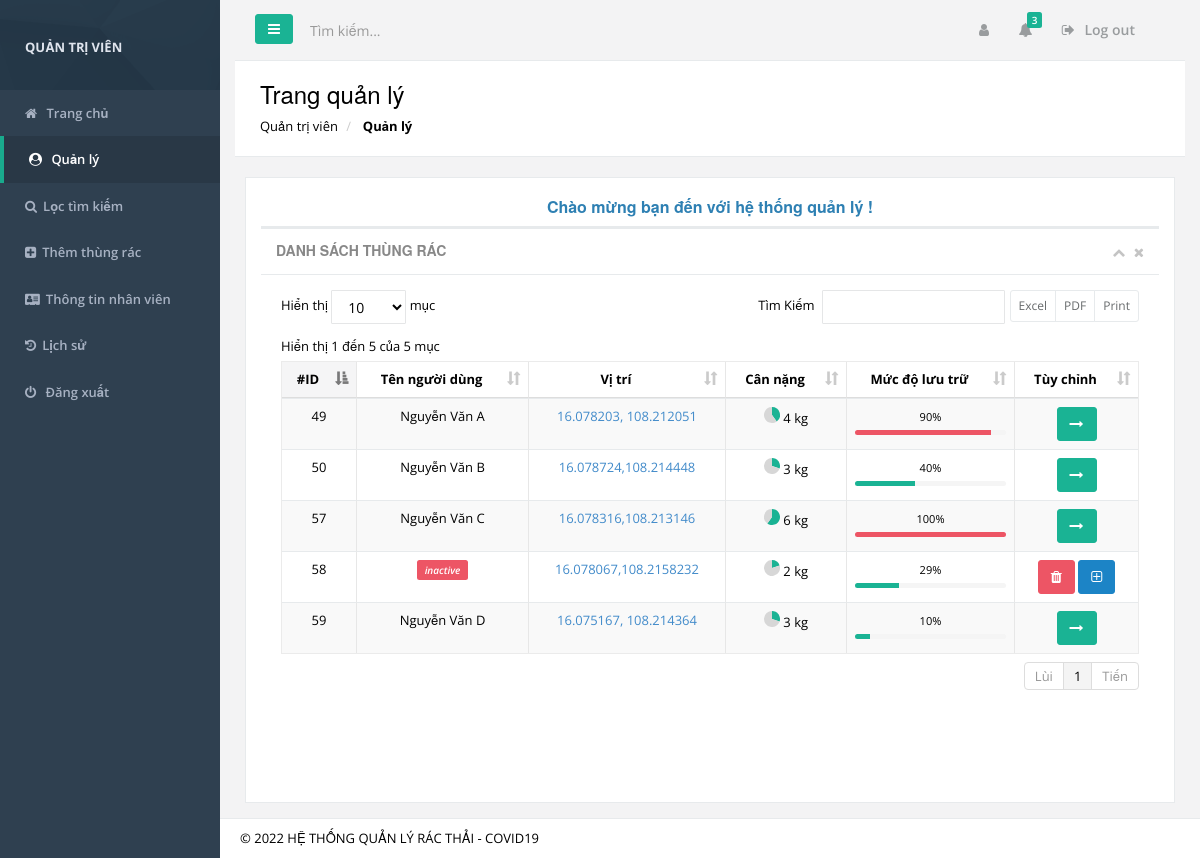
Screenshot of /admin.html (signed in) with the database file from the repository.
### tables this page shows
CREATE TABLE `trash_can` (
  `id` int(11) NOT NULL,
  `location` varchar(30) NOT NULL DEFAULT '0',
  `weight` float NOT NULL DEFAULT '0',
  `garbagepercent` varchar(10) NOT NULL DEFAULT '0',
  `token` varchar(50) NOT NULL
);

CREATE TABLE `user` (
  `trash_can_id` int(11) NOT NULL,
  `name` varchar(50) NOT NULL,
  `dayofbirth` date NOT NULL,
  `phone` varchar(15) NOT NULL,
  `isolatedday` date NOT NULL,
  `email` varchar(50) NOT NULL,
  `address` varchar(100) NOT NULL,
  `ward` varchar(100) NOT NULL,
  `district` varchar(100) NOT NULL,
  `city` varchar(100) NOT NULL
);

### manage.php (the view, shortened to what this page needs)
<div class="animated fadeInRight" id="content1">
    <div class="row">
        <div class="col-xl-12">
            <div class="ibox ">
                <div class="ibox-title">
                    <h5 class="text-muted">DANH SÁCH THÙNG RÁC</h5>
                    <div class="ibox-tools">
                        <a class="collapse-link">
                            <i class="fa fa-chevron-up"></i>
                        </a>
                        <a class="close-link">
                            <i class="fa fa-times"></i>
                        </a>
                    </div>
                </div>
                <div class="ibox-content">
                    <div class="table-responsive">
                        <table id="updateTable" class="table table-striped table-bordered table-hover dataTables-example">
                            <thead>
                                <tr>
                                    <th>#ID</th>
                                    <th>Tên người dùng</th>
                                    <th>Vị trí</th>
                                    <th>Cân nặng</th>
                                    <th>Mức độ lưu trữ</th>
                                    <th>Tùy chỉnh</th>
                                </tr>
                            </thead>
                            <tbody>
                                <?php
                                $result = mysqli_query($connect, "SELECT * FROM `trash_can`");
                                foreach ($result as $row) :
                                    $name = mysqli_fetch_array(mysqli_query($connect, "SELECT * FROM `user` WHERE `trash_can_id`='{$row['id']}'"));
                                ?>
                                    <tr id="<?= $row['id']; ?>">
                                        <td name="id"><?= $row['id']; ?></td>
                                        <td name="name"><?=(isset($name['name'])) ? $name['name'] : '<i class="label label-danger">inactive</i>'; ?></td>
                                        <td name="location"><a href="https://www.google.com/maps/place/<?=$row['location'];?>" target="_blank"><?= $row['location']; ?></a></td>
                                        <td name="weight"><span class="pie"><?= $row['weight']; ?>/10</span> <?=$row['weight'];?> kg</td>
                                        <td name="garbagepercent" class="project-completion">
                                            <small><?=$row['garbagepercent'];?>%</small>
                                            <div class="progress progress-mini">
                                                <div style="width: <?=$row['garbagepercent'];?>%;" class="progress-bar <?=(number_format($row['garbagepercent']) >= 70) ? 'progress-bar-danger' :'';?>">
                                                </div>
                                            </div>
                                        </td>
                                        <td name="button">
                                            <div class="text-center">
                                                <?php if (isset($name['name'])) : ?>
                                                    <button class="btn btn-primary" onclick="xem('<?= $row['id']; ?>')"><i class="fa fa-long-arrow-right"></i></button>
                                                <?php else : ?>
                                                    <button class="btn btn-danger" onclick="xoatrash('<?= $row['id']; ?>')"><i class="fa fa-trash"></i></button>
                                                    <button data-toggle="modal" onclick="add('<?= $row['id']; ?>')" data-target="#add" class="btn btn-success"><i class="fa fa-plus-square-o"></i></button>
                                                <?php endif; ?>
                                            </div>
                                        </td>
                                    </tr>
                                <?php endforeach; ?>
                            </tbody>
                        </table>
                    </div>
                </div>
            </div>
        </div>
    </div>
</div>

### pages/head.php (shortened to what this page needs)
<!DOCTYPE html>
<html>
<head>
    <link href="../assets/css/bootstrap3/bootstrap.css" rel="stylesheet">
    <link href="../assets/css/animate.css" rel="stylesheet">
    <link href="../assets/css/style.css" rel="stylesheet">
    <link href="https://maxcdn.bootstrapcdn.com/font-awesome/4.7.0/css/font-awesome.min.css" rel="stylesheet">
    <link href="https://cdnjs.cloudflare.com/ajax/libs/limonte-sweetalert2/6.6.4/sweetalert2.css" rel="stylesheet" type="text/css">
    <link href="../assets/css/datatables.min.css" rel="stylesheet">
</head>

### index.php (shortened to what this page needs)
<?php
require './connect/config.php';
require './pages/head.php';
$session = $_SESSION['username'];
?>
<body class="boxed-layout">
    <div id="wrapper">
        <nav class="navbar-default navbar-static-side" role="navigation">
            <div class="sidebar-collapse">
                <ul class="nav metismenu" id="side-menu">
                    <li class="nav-header">
                        <div class="dropdown profile-element">
                            <a data-toggle="dropdown" class="dropdown-toggle" href="#">
                                <span class="clear"> <strong class="block m-t-xs"> QUẢN TRỊ VIÊN</strong></span>
                            </a>
                        </div>
                    </li>
                    <li <?= ($_GET['page'] == null) ? 'class="active"' : null; ?>>
                        <a href="/"><i class="fa fa-home"></i> <span class="nav-label">Trang chủ</span></a>
                    </li>
                    <?php if (isset($session)) : ?>
                        <li <?= ($_GET['page'] == 'admin') ? 'class="active"' : null; ?>>
                            <a href="admin.html"><i class="fa fa-user-circle" aria-hidden="true"></i> <span class="nav-label">Quản lý</span></a>
                        </li>
                        <li <?= ($_GET['page'] == 'search') ? 'class="active"' : null; ?>>
                            <a href="search.html"><i class="fa fa-search" aria-hidden="true"></i><span class="nav-label">Lọc tìm kiếm</span></a>
                        </li>
                        <li <?= ($_GET['page'] == 'add') ? 'class="active"' : null; ?>>
                            <a href="add.html"><i class="fa fa-plus-square" aria-hidden="true"></i><span class="nav-label">Thêm thùng rác</span></a>
                        </li>
                        <li <?= ($_GET['page'] == 'change') ? 'class="active"' : null; ?>>
                            <a href="change.html"><i class="fa fa-address-card" aria-hidden="true"></i><span class="nav-label">Thông tin nhân viên</span></a>
                        </li>
                        <li <?= ($_GET['page'] == 'history') ? 'class="active"' : null; ?>>
                            <a href="history.html"><i class="fa fa-history" aria-hidden="true"></i><span class="nav-label">Lịch sử</span></a>
                        </li>
                        <li>
                            <a href="./logout.php?destroy=username"><i class="fa fa-power-off" aria-hidden="true"></i> <span class="nav-label">Đăng xuất</span></a>
                        </li>
                    <?php endif; ?>
                </ul>
            </div>
        </nav>
        <div id="page-wrapper" class="gray-bg">
            <div class="row border-bottom">
                <nav class="navbar navbar-static-top" role="navigation" style="margin-bottom: 0">
                    <?php if (isset($session)) : ?>
                        <div class="navbar-header">
                            <a class="navbar-minimalize minimalize-styl-2 btn btn-primary " href="#"><i class="fa fa-bars"></i> </a>
                            <form role="search" class="navbar-form-custom" action="search_results.html">
                                <div class="form-group">
                                    <input type="text" placeholder="Tìm kiếm..." class="form-control" name="top-search" id="top-search">
                                </div>
                            </form>
                        </div>
                        <ul class="nav navbar-top-links navbar-right">
                            <li class="dropdown">
                                <a class="dropdown-toggle count-info" data-toggle="dropdown" href="#">
                                    <i class="fa fa-user"></i>
                                </a>
                            </li>
                            <li class="dropdown">
                                <a class="dropdown-toggle count-info" data-toggle="dropdown" href="#">
                                    <i class="fa fa-bell"></i> <span class="label label-primary">3</span>
                                </a>
                            </li>
                            <li>
                                <a href="logout.php?destroy=username">
                                    <i class="fa fa-sign-out"></i> Log out
                                </a>
                            </li>
                        </ul>
                    <?php endif; ?>
                </nav>
            </div>
            <div class="row wrapper border-bottom white-bg page-heading">
                <div class="col-lg-10">
                    <h2><?php if (!isset($session)) {
                            echo 'Đăng nhập';
                        } else {
                            switch ($_GET['page']) {
                                case 'admin':
                                    echo 'Trang quản lý';
                                    break;
                            }
                        } ?></h2>
                    <ol class="breadcrumb">
                        <?php if (isset($session)) : ?>
                            <li>
                                <a href="/">Quản trị viên</a>
                            </li>
                        <?php else : ?>
                            <li>
                                <a href="/">Trang chủ</a>
                            </li>
                        <?php endif; ?>
                        <li>
                            <strong><?php switch ($_GET['page']) {
                                        case 'admin':
                                            echo 'Quản lý';
                                            break;
                                    }
                                    ?></strong>
                        </li>
                    </ol>
                </div>
                <div class="col-lg-2">
                </div>
            </div>
            <div class="wrapper wrapper-content animated fadeInRight">
                <div class="row">
                    <div class="col-xl-12">
                        <div class="social-feed-separated">
                            <div class="social-feed-box">
                                <div class="social-avatar">
                                    <h3 style="color: #2e80b3" class="text-center"><?php echo !isset($session) ? 'Điều trước tiên hãy đăng nhập' : 'Chào mừng bạn đến với hệ thống quản lý !'; ?></h3>
                                    <?php if (isset($session)) :
                                        switch ($_GET['page']):
                                    ?>
                                            <?php break;
                                            case 'admin':
                                                require './manage.php';
                                                break;
                                            case 'add': ?>
                                    <?php break;
                                        endswitch;
                                    endif;
                                    ?>
                                </div>
                                <div class="social-body">
                                </div>
                            </div>
                        </div>
                    </div>
                </div>
            </div>
            <div class="footer">
                <div>
                    &copy; 2022 HỆ THỐNG QUẢN LÝ RÁC THẢI - COVID19
                </div>
            </div>
        </div>
    </div>
    <?php require './pages/footer.php'; ?>

### pages/footer.php (shortened to what this page needs)
</body>
</html>

### pages/head.php (style rules this page uses)
th { text-align: center; }
td { text-align: center; }

### rows the page displays
trash_can: id "49", user.name "Nguyễn Văn A", location "16.078203, 108.212051", weight "4", garbagepercent "90"
trash_can: id "50", user.name "Nguyễn Văn B", location "16.078724,108.214448", weight "3", garbagepercent "40"
trash_can: id "57", user.name "Nguyễn Văn C", location "16.078316,108.213146", weight "6", garbagepercent "100"
trash_can: id "58", shows "inactive", location "16.078067,108.2158232", weight "2", garbagepercent "29"
trash_can: id "59", user.name "Nguyễn Văn D", location "16.075167, 108.214364", weight "3", garbagepercent "10"
